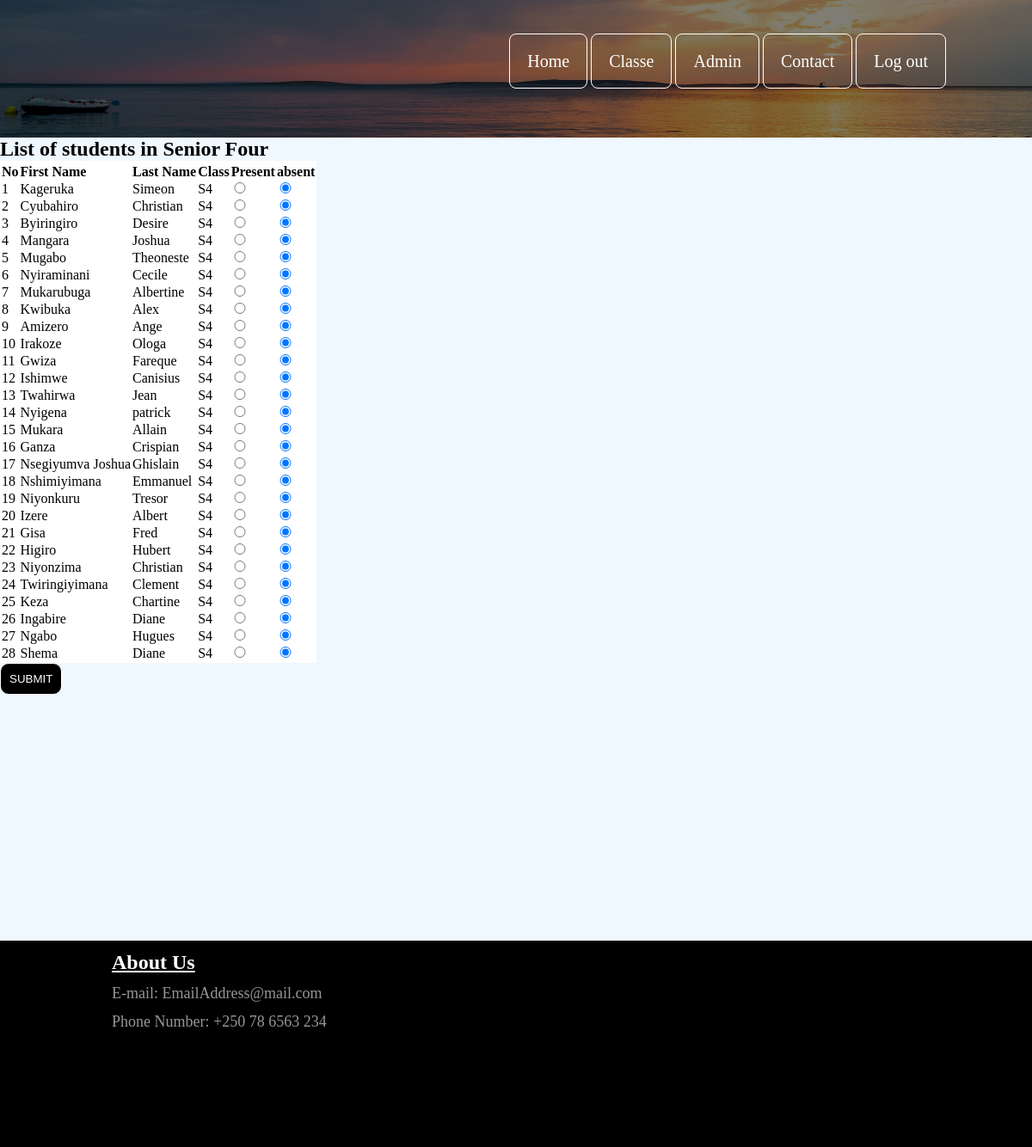
/s4.php, run on the app's committed database.
### tables this page shows
CREATE TABLE `students` (
  `id` int(11) NOT NULL,
  `fname` varchar(32) DEFAULT NULL,
  `lname` varchar(32) DEFAULT NULL,
  `class` text DEFAULT NULL,
  `age` int(11) DEFAULT NULL
);

### s4.php (the view, shortened to what this page needs)
<?php
$dbhost="localhost";
$dbUserName="root";
$dbpwd="";
$dbName="student";
$conn=mysqli_connect($dbhost,$dbUserName,$dbpwd,$dbName);
?>
<!DOCTYPE html>
<html lang="en">
<head>
    <link rel="stylesheet" type="text/css" href="cascad.css">
	<link rel="stylesheet" href="style.css">
</head>
<body>
    <header>
        <nav>
            <div class="navigation-tab">
                <ul>
                    <li><a href="index.php">Home</a></li>
                    <li><a href="Classe.php">Classe</a></li>
					<li><a href="admin.php">Admin</a></li>
					<li><a href="contact.html">Contact</a></li>
                    <li><a href="logout.php">Log out</a></li>
                </ul>
            </div>
        </nav>
    </header>
    <h2>List of students in Senior Four</h2>
    <form action="presence1.php" method="POST">
<table style="background-color:white">
    <th>
        <tr>
            <Td><b>No</b> </Td>
            <Td><b>First Name</b> </Td>
            <td><b>Last Name</b></td>
            <td><b>Class</b></td>
            <td><b>Present</b></td>
            <td><b>absent</b></td>
        </tr>
    </th>
        <?php
         $sql="SELECT * FROM students WHERE class='S4';";
         $result=mysqli_query($conn,$sql);
         $resultCheck=mysqli_num_rows($result);
         if($resultCheck<1)
         {
             echo 'No S4 students registered!';
         }
         elseif($resultCheck>0)
         {
            $i=1;
            while($row=mysqli_fetch_assoc($result))
            {
                echo '<tr><td>'.$i.'</td>';
                echo '<td>'.$row["fname"].'</td>';
                echo '<td>'.$row["lname"].'</td>';
                echo '<td>'.$row["class"].'</td>';
                echo '<td><input type="radio" name="present_'.$row['id'].'" style="width:20px" value="present"></td>';
                echo '<td><input type="radio" name="present_'.$row['id'].'" style="width:20px" value="absent" checked></td>';
                echo '</tr>';
                $i++;
            }
         }
        ?>
</table>
    <button type="submit" name="submit">SUBMIT</button>
    </form>
    <footer>
    <h3>About Us</h3>
   <p><i class="fas fa-envelope-open"></i>E-mail: EmailAddress@mail.com<br></p>
   <p>Phone Number: +250 78 6563 234</p>
</footer>
</body>
</html>

### cascad.css (style rules this page uses)
button { padding: 10px; border: 0.9px solid #ffffff ; background-color: black; border-radius: 10px; color: white; }
header { background-image:linear-gradient(rgba(0,0,0,0.5),rgba(0,0,0,0.5)), url(../1.jpg); height: 20vh; background-size: cover; background-position: center; }
.navigation-tab ul { list-style: none; float: right; margin-right: 100px; margin-top: 71px; }
.navigation-tab ul li { display: inline; }
.navigation-tab ul li a { color: white; background-color: transparent; font-style: helvetica; padding: 20px; border-radius: 8px; font-size: 20px; text-decoration: none; border: 0.2px solid #ffffff ; transition: 0.6s ease; }

### style.css (style rules this page uses)
* { margin: 0; padding: 0; font-family: century 'Franklin Gothic Medium', 'Arial Narrow', Arial, sans-serif; }
header { background-image:linear-gradient(rgba(0,0,0,0.5),rgba(0,0,0,0.5)), url(1.jpg); height: 20vh; background-size: cover; background-position: center; }
body { background-image: url("3.jpg"); background-size: cover; background-position: center; background-color: aliceblue; }
.navigation-tab ul { list-style: none; float: right; margin-right: 100px; margin-top: 60px; }
.navigation-tab ul li { display: inline; }
.navigation-tab ul li a { color: white; background-color: transparent; font-style: helvetica; padding: 20px; border-radius: 8px; font-size: 20px; text-decoration: none; border: 0.2px solid #ffffff ; transition: 0.6s ease; }
footer { margin-top: 286px; background-color: black; height: 30vh; }
footer h3 { color: #ffff; font-size: 24px; margin-left: 130px; text-decoration: underline; padding-top: 12px; }
footer p { color: #c4c4c4c4; font-size: 18px; margin-left: 130px; padding-top: 12px; }

### data on the page
students: fname "Kageruka", lname "Simeon", class "S4"
students: fname "Cyubahiro", lname "Christian", class "S4"
students: fname "Byiringiro", lname "Desire", class "S4"
students: fname "Mangara", lname "Joshua", class "S4"
students: fname "Mugabo", lname "Theoneste", class "S4"
students: fname "Nyiraminani", lname "Cecile", class "S4"
students: fname "Mukarubuga", lname "Albertine", class "S4"
students: fname "Kwibuka", lname "Alex", class "S4"
students: fname "Amizero", lname "Ange", class "S4"
students: fname "Irakoze", lname "Ologa", class "S4"
students: fname "Gwiza", lname "Fareque", class "S4"
students: fname "Ishimwe", lname "Canisius", class "S4"
students: fname "Twahirwa", lname "Jean", class "S4"
students: fname "Nyigena", lname "patrick", class "S4"
students: fname "Mukara", lname "Allain", class "S4"
students: fname "Ganza", lname "Crispian", class "S4"
students: fname "Nsegiyumva Joshua", lname "Ghislain", class "S4"
students: fname "Nshimiyimana", lname "Emmanuel", class "S4"
students: fname "Niyonkuru", lname "Tresor", class "S4"
students: fname "Izere", lname "Albert", class "S4"
students: fname "Gisa", lname "Fred", class "S4"
students: fname "Higiro", lname "Hubert", class "S4"
students: fname "Niyonzima", lname "Christian", class "S4"
students: fname "Twiringiyimana", lname "Clement", class "S4"
students: fname "Keza", lname "Chartine", class "S4"
students: fname "Ingabire", lname "Diane", class "S4"
students: fname "Ngabo", lname "Hugues", class "S4"
students: fname "Shema", lname "Diane", class "S4"
